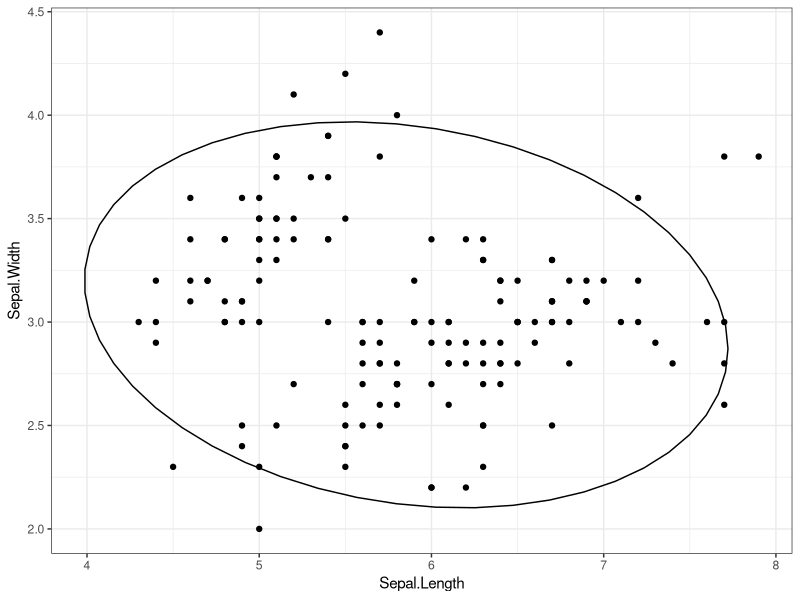

Source code (R):
# test ggplot stat_ellipse to add axes

library(ggplot2)
library(dplyr)

data(iris) 

gg1 <-
ggplot(data=iris, aes(x=Sepal.Length, y=Sepal.Width)) +
  geom_point() +
  stat_ellipse() +
  theme_bw() 
gg1

# Extract components
build <- ggplot_build(gg1)$data
ell <- build[[2]]   # the data ellipse

gg2 <-
  ggplot(data=iris, aes(x=Sepal.Length, y=Sepal.Width, color=Species)) +
  geom_point() +
  stat_ellipse() +
  theme_bw() +
  theme(legend.position = "top")

build <- ggplot_build(gg2)$data
ell <- build[[2]]   # the data ellipse
str(ell)



